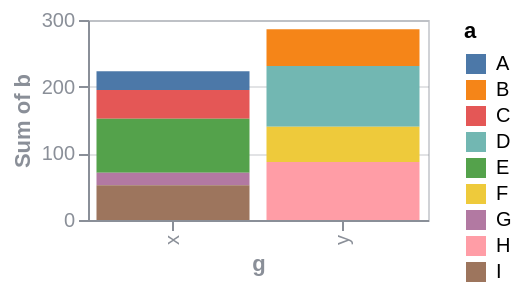

Vega-Lite specification stored for this chart:
### Vega specification from a JSON file in a GitHub repository (floating-point values rounded to 4 significant figures)
{"$schema": "https://vega.github.io/schema/vega/v6.json", "background": null, "padding": 5, "width": 170, "height": 100, "style": "cell", "data": [{"name": "source_0", "values": [{"a": "A", "b": 28, "c": 5, "g": "x"}, {"a": "B", "b": 55, "c": 9, "g": "y"}, {"a": "C", "b": 43, "c": 2, "g": "x"}, {"a": "D", "b": 91, "c": 7, "g": "y"}, {"a": "E", "b": 81, "c": 4, "g": "x"}, {"a": "F", "b": 53, "c": 6, "g": "y"}, {"a": "G", "b": 19, "c": 8, "g": "x"}, {"a": "H", "b": 87, "c": 1, "g": "y"}, {"a": "I", "b": 52, "c": 3, "g": "x"}]}, {"name": "data_0", "source": "source_0", "transform": [{"type": "aggregate", "groupby": ["g", "a"], "ops": ["sum"], "fields": ["b"], "as": ["sum_b"]}, {"type": "stack", "groupby": ["g"], "field": "sum_b", "sort": {"field": ["a"], "order": ["descending"]}, "as": ["sum_b_start", "sum_b_end"], "offset": "zero"}, {"type": "filter", "expr": "isValid(datum[\"sum_b\"]) && isFinite(+datum[\"sum_b\"])"}]}], "marks": [{"name": "marks", "type": "rect", "style": ["bar"], "from": {"data": "data_0"}, "encode": {"update": {"fill": {"scale": "color", "field": "a"}, "ariaRoleDescription": {"value": "bar"}, "description": {"signal": "\"g: \" + (isValid(datum[\"g\"]) ? isArray(datum[\"g\"]) ? join(datum[\"g\"], ' ') : datum[\"g\"] : \"\"+datum[\"g\"]) + \"; Sum of b: \" + (format(datum[\"sum_b\"], \"\")) + \"; a: \" + (isValid(datum[\"a\"]) ? isArray(datum[\"a\"]) ? join(datum[\"a\"], ' ') : datum[\"a\"] : \"\"+datum[\"a\"])"}, "x": {"scale": "x", "field": "g"}, "width": {"signal": "max(0.25, bandwidth('x'))"}, "y": {"scale": "y", "field": "sum_b_end"}, "y2": {"scale": "y", "field": "sum_b_start"}}}}], "scales": [{"name": "x", "type": "band", "domain": {"data": "data_0", "field": "g", "sort": true}, "range": [0, {"signal": "width"}], "paddingInner": 0.1, "paddingOuter": 0.05}, {"name": "y", "type": "linear", "domain": {"data": "data_0", "fields": ["sum_b_start", "sum_b_end"]}, "range": [{"signal": "height"}, 0], "nice": true, "zero": true}, {"name": "color", "type": "ordinal", "domain": {"data": "data_0", "field": "a", "sort": true}, "range": "category"}], "axes": [{"scale": "y", "orient": "left", "gridScale": "x", "grid": true, "tickCount": {"signal": "ceil(height/40)"}, "domain": false, "labels": false, "aria": false, "maxExtent": 0, "minExtent": 0, "ticks": false, "zindex": 0}, {"scale": "x", "orient": "bottom", "grid": false, "title": "g", "labelAlign": "right", "labelAngle": 270, "labelBaseline": "middle", "zindex": 0}, {"scale": "y", "orient": "left", "grid": false, "title": "Sum of b", "labelOverlap": true, "tickCount": {"signal": "ceil(height/40)"}, "zindex": 0}], "legends": [{"fill": "color", "symbolType": "square", "title": "a"}], "config": {"axis": {"labelColor": "#8a8f98", "titleColor": "#8a8f98", "domainColor": "#8a8f98", "tickColor": "#8a8f98", "gridColor": "#8a8f98", "gridOpacity": 0.25}, "style": {"cell": {"stroke": "#8a8f98", "strokeOpacity": 0.4}}}}
